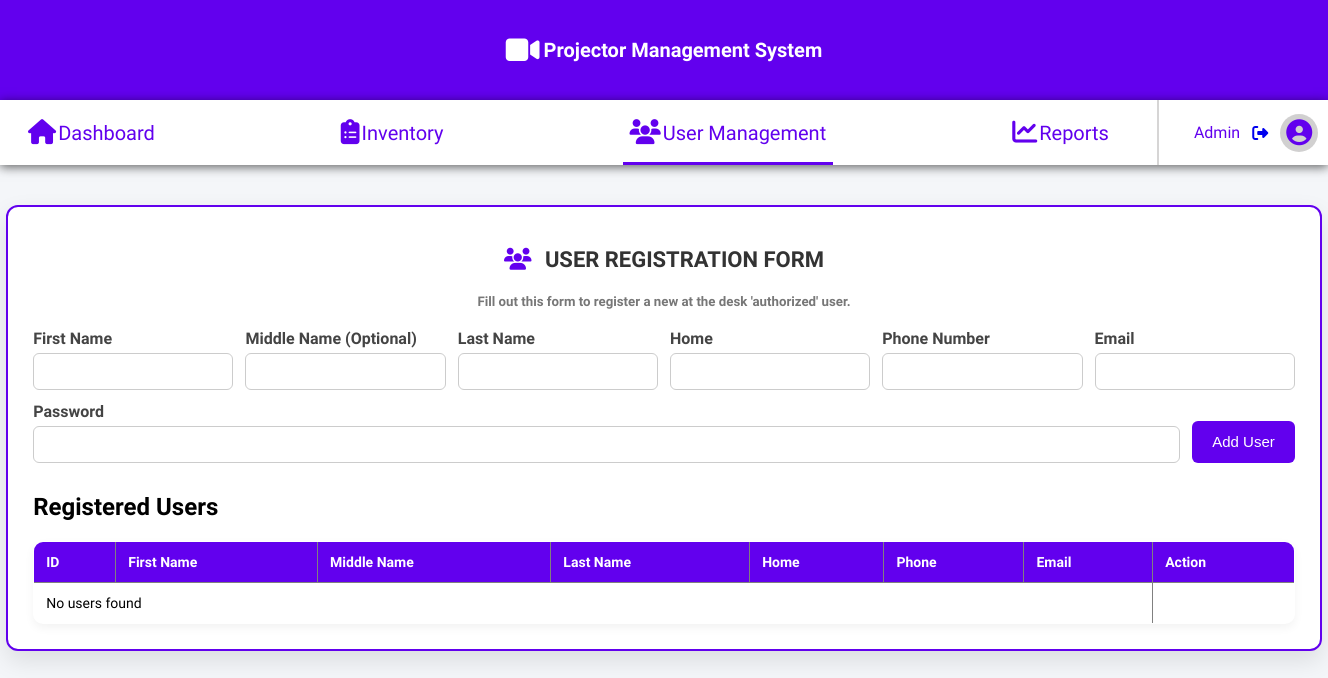
The app's page /user-management.php (signed in), older data.
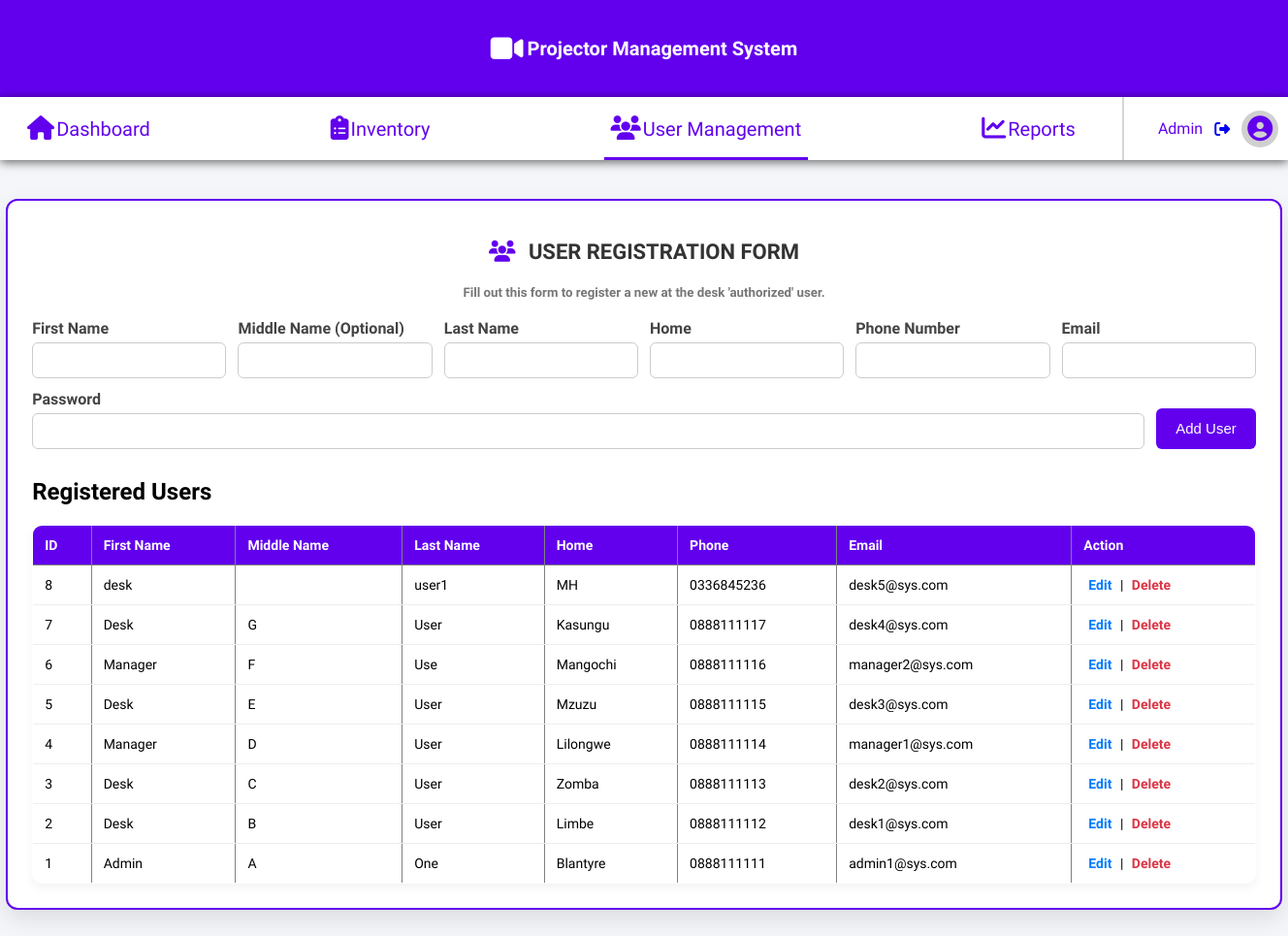
The same page, newer data.
### tables this page shows
CREATE TABLE IF NOT EXISTS `users` (
  `user_id` int NOT NULL AUTO_INCREMENT,
  `first_name` varchar(50) NOT NULL,
  `middle_name` varchar(50) DEFAULT NULL,
  `last_name` varchar(50) NOT NULL,
  `email` varchar(100) NOT NULL,
  `password` varchar(255) NOT NULL,
  `home` varchar(100) DEFAULT NULL,
  `phone_number` varchar(20) DEFAULT NULL,
  `role` enum('desk','manager') NOT NULL,
  `is_active` int NOT NULL,
  PRIMARY KEY (`user_id`),
  UNIQUE KEY `email` (`email`)
);

### user-management.php (the view, shortened to what this page needs)
<?php
require("connection.php");
$edit_user = null;
?>
<html>
<head>
    <link rel="stylesheet" href="css/user.css">
    <link rel="stylesheet" href="https://cdnjs.cloudflare.com/ajax/libs/font-awesome/6.0.0/css/all.min.css">
</head>
<body>
<?php include("manager-navigation.php"); ?>
<div class="container">
    <h1>
        <i class="fa-solid fa-users"></i>
        USER REGISTRATION FORM
    </h1>
    <h5>Fill out this form to register a new at the desk 'authorized' user.</h5>
    <form method="POST">
        <div class="form-row">
            <div class="form-group">
                <label>First Name</label>
                <input type="text" name="firstname" value="<?php echo $edit_user['first_name'] ?? ''; ?>" required>
            </div>
            <div class="form-group">
                <label>Middle Name (Optional)</label>
                <input type="text" name="middlename" value="<?php echo $edit_user['middle_name'] ?? ''; ?>" >
            </div>
            <div class="form-group">
                <label>Last Name</label>
                <input type="text" name="lastname"   value="<?php echo $edit_user['last_name'] ?? ''; ?>" required>
            </div>
            <div class="form-group">
                <label>Home</label>
                <input type="text" name="home" value="<?php echo $edit_user['home'] ?? ''; ?>" required>
            </div>
            <div class="form-group">
                <label>Phone Number</label>
                <input type="text" name="phone"  value="<?php echo $edit_user['phone_number'] ?? ''; ?>" required>
            </div>
            <div class="form-group">
                <label>Email</label>
                <input type="email" name="email" value="<?php echo $edit_user['email'] ?? ''; ?>" required>
            </div>
            <div class="form-group">
                <label>Password</label>
                <input type="password" name="password" value="<?php echo $edit_user['password'] ?? ''; ?>" required>
            </div>
            <button type="submit">
                <?php echo isset($edit_user) ? "Update User" : "Add User"; ?>
            </button>
        </div>
</form>
<h2 style="margin-top:30px;">Registered Users</h2>
<table border="1" cellpadding="10" cellspacing="0" style="width:100%; border-collapse:collapse;">
    <tr>
        <th>ID</th>
        <th>First Name</th>
        <th>Middle Name</th>
        <th>Last Name</th>
        <th>Home</th>
        <th>Phone</th>
        <th>Email</th>
        <th>Action</th>
    </tr>
    <?php
    $result = $conn->query("SELECT * FROM users WHERE is_active = 1 ORDER BY user_id DESC");
    if ($result && $result->num_rows > 0) {
        while ($row = $result->fetch_assoc()) {
            echo "<tr>
                    <td>{$row['user_id']}</td>
                    <td>{$row['first_name']}</td>
                    <td>{$row['middle_name']}</td>
                    <td>{$row['last_name']}</td>
                    <td>{$row['home']}</td>
                    <td>{$row['phone_number']}</td>
                    <td>{$row['email']}</td>
                    <td>
                    <a href='?edit={$row['user_id']}'>Edit</a> |
                    <a href='?delete={$row['user_id']}' onclick=\"return confirm('Delete this user?')\">Delete</a>
                    </td>
                  </tr>";
        }
    } else {
        echo "<tr><td colspan='7'>No users found</td></tr>";
    }
    ?>
</table>
</div>
</body>
</html>

Row changes from the older to the newer data that the page shows:
added users: user_id "8", first_name "desk", last_name "user1", home "MH", phone_number "0336845236", email "desk5@sys.com"
now on this page (row edited): users: user_id "7", first_name "Desk", middle_name "G", last_name "User", home "Kasungu", phone_number "0888111117", email "desk4@sys.com"
now on this page (row edited): users: user_id "6", first_name "Manager", middle_name "F", last_name "Use", home "Mangochi", phone_number "0888111116", email "manager2@sys.com"
now on this page (row edited): users: user_id "5", first_name "Desk", middle_name "E", last_name "User", home "Mzuzu", phone_number "0888111115", email "desk3@sys.com"
now on this page (row edited): users: user_id "4", first_name "Manager", middle_name "D", last_name "User", home "Lilongwe", phone_number "0888111114", email "manager1@sys.com"
now on this page (row edited): users: user_id "3", first_name "Desk", middle_name "C", last_name "User", home "Zomba", phone_number "0888111113", email "desk2@sys.com"
now on this page (row edited): users: user_id "2", first_name "Desk", middle_name "B", last_name "User", home "Limbe", phone_number "0888111112", email "desk1@sys.com"
now on this page (row edited): users: user_id "1", first_name "Admin", middle_name "A", last_name "One", home "Blantyre", phone_number "0888111111", email "admin1@sys.com"
Text that changed along with them:
text no longer shown: "No users found"
